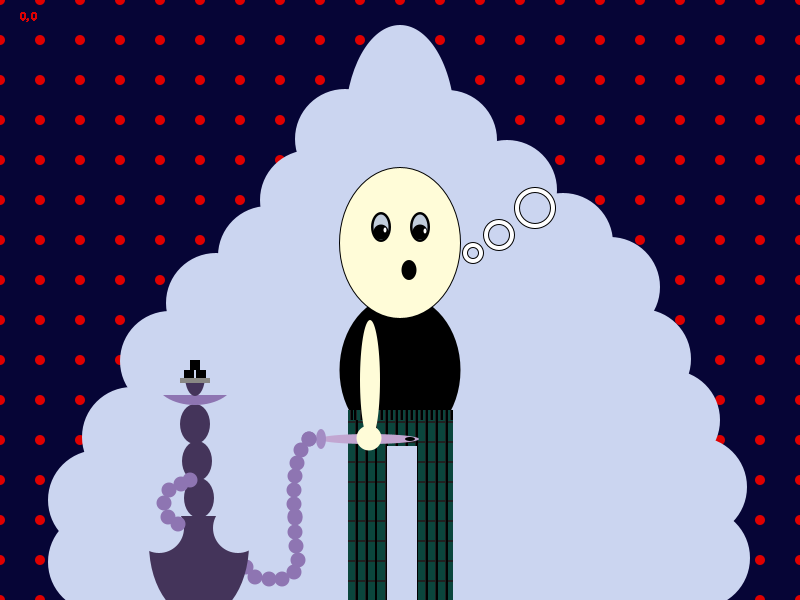
Frame 1 (no input)
Frame 60 (the mouse pressed at the canvas centre just before this capture): identical to frame 1, image omitted
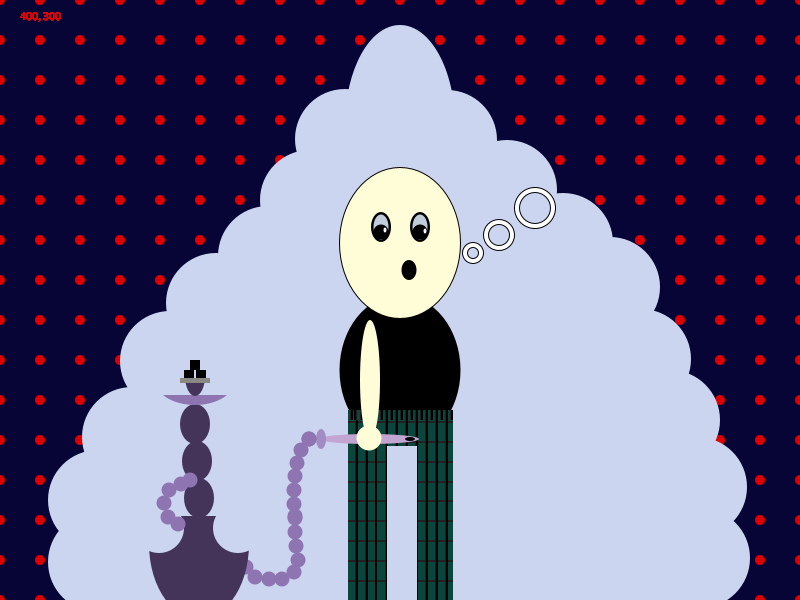
Frame 120 (the mouse held since frame 60 and released just before this capture)

The Processing sketch that drew these frames (run headless with seeded random() and noise(); from frame 60 on, the mouse is pressed at the canvas centre):

// Processing sketch: processing_182690
// ── processing_182690.pde

void setup() {
  size (800,600);
  noStroke();
}
  
void draw() {
  background(6,5,54);
    
  fill(222,0,0);
for (int i = 0 ; i < 101 ; i++) {
  for (int j = 0 ; j < 101 ; j++) {
    ellipse(40*i, 40*j, 10, 10) ;
  text(mouseX + ", " + mouseY, 20, 20);
  }
  
}
fill(203,213,240);
ellipse(345,139,100,100);
ellipse(447,140,100,100);
ellipse(331,200,100,100);
ellipse(310,200,100,100);
ellipse(466,201,100,100);
ellipse(480,201,100,100);
ellipse(349,258,100,100);
ellipse(268,256,100,100);
ellipse(216,303,100,100);
ellipse(170,361,100,100);
ellipse(132,437,100,100);
ellipse(98,500,100,100);
ellipse(98,562,100,100);
ellipse(302,320,100,100);
ellipse(353,353,100,100);
ellipse(247,376,100,100);
ellipse(309,397,100,100);
ellipse(203,443,100,100);
ellipse(272,452,100,100);
ellipse(178,518,100,100);
ellipse(246,519,100,100);
ellipse(173,578,100,100);
ellipse(342,456,100,100);
ellipse(313,519,100,100);
ellipse(263,582,100,100);
ellipse(348,573,100,100);
ellipse(531,237,100,100);
ellipse(588,296,100,100);
ellipse(641,359,100,100);
ellipse(670,420,100,100);
ellipse(697,487,100,100);
ellipse(700,558,100,100);
ellipse(473,336,300,300);
ellipse(545,530,300,300);
ellipse(400,581,100,100);
ellipse(507,190,100,100);
ellipse(563,243,100,100);
ellipse(610,287,100,100);
ellipse(400,125,110,200);
ellipse(400,500,100,100);

fill(0);
ellipse(400,370,121,150);

fill(0);
ellipse(400,243,122,152);

fill(255,252,216);
ellipse(400,243,120,150);

fill(11,70,61);
rect(348,410,40,200);
rect(413,410,40,200);
rect(360,410,90,50);

fill(33,33,33);
rect(348,421,105,2);
rect(348,441,105,2);
rect(348,461,105,2);
rect(348,481,105,2);
rect(348,500,105,2);
rect(348,520,105,2);
rect(348,540,105,2);
rect(348,560,105,2);
rect(348,580,105,2);
rect(350,410,2,10);
rect(355,410,2,10);
rect(360,410,2,10);
rect(365,410,2,10);
rect(370,410,2,10);
rect(375,410,2,10);
rect(380,410,2,10);
rect(385,410,2,10);
rect(390,410,2,10);
rect(395,410,2,10);
rect(400,410,2,10);
rect(405,410,2,10);
rect(410,410,2,10);
rect(415,410,2,10);
rect(420,410,2,10);
rect(425,410,2,10);
rect(430,410,2,10);
rect(435,410,2,10);
rect(440,410,2,10);
rect(445,410,2,10);
rect(450,410,2,10);
rect(355,420,2,200);
rect(365,420,2,200);
rect(375,420,2,200);
rect(385,420,2,200);
rect(395,420,2,200);
rect(405,420,2,200);
rect(415,420,2,200);
rect(425,420,2,200);
rect(435,420,2,200);
rect(445,420,2,200);

fill(0);
rect(351,410,2,10);
rect(354,410,2,10);
rect(361,410,2,10);
rect(366,410,2,10);
rect(371,410,2,10);
rect(374,410,2,10);
rect(381,410,2,10);
rect(386,410,2,10);
rect(391,410,2,10);
rect(396,410,2,10);
rect(401,410,2,10);
rect(406,410,2,10);
rect(411,410,2,10);
rect(416,410,2,10);
rect(421,410,2,10);
rect(426,410,2,10);
rect(431,410,2,10);
rect(436,410,2,10);
rect(441,410,2,10);
rect(446,410,2,10);
rect(451,410,2,10);
rect(356,420,2,200);
rect(366,420,2,200);
rect(375,420,2,200);
rect(386,420,2,200);
rect(396,420,2,200);
rect(406,420,2,200);
rect(416,420,2,200);
rect(426,420,2,200);
rect(436,420,2,200);
rect(446,420,2,200);

fill(203,213,240);
rect(387,446,30,300);

fill(0);
ellipse(381,227,20,30);
ellipse(420,227,20,30);

fill(193,204,219);
ellipse(381,227,15,25);
ellipse(420,227,15,25);

fill(0);
ellipse(381,232,15,15);
ellipse(420,232,15,15);

fill(#FFFFFF);
ellipse(385,230,3,5);
ellipse(425,231,3,5);

fill(0);
ellipse(409,270,15,20);

fill(0);
ellipse(473,253,22,22);
ellipse(499,235,32,32);
ellipse(535,208,42,42);

fill(#FFFFFF);
ellipse(473,253,20,20);
ellipse(499,235,30,30);
ellipse(535,208,40,40);

fill(0);
ellipse(499,235,22,22);
ellipse(535,208,32,32);
ellipse(473,253,12,12);

fill(203,213,240);
ellipse(499,235,20,20);
ellipse(535,208,30,30);
ellipse(473,253,10,10);

fill(194,166,209);
ellipse(369,439,100,10);

fill(163,140,196);
ellipse(321,439,10,20);

fill(142,117,178);
ellipse(309,439,15,15);
ellipse(301,450,15,15);
ellipse(297,463,15,15);
ellipse(295,476,15,15);
ellipse(309,439,15,15);
ellipse(294,490,15,15);
ellipse(294,504,15,15);
ellipse(295,532,15,15);
ellipse(296,546,15,15);
ellipse(298,560,15,15);
ellipse(295,516,15,15);
ellipse(295,518,15,15);
ellipse(294,572,15,15);
ellipse(282,579,15,15);
ellipse(269,579,15,15);
ellipse(255,577,15,15);
ellipse(246,567,15,15);

fill(68,52,90);
ellipse(199,544,100,150);

fill(0);
ellipse(410,439,10,4);

fill(255,252,216);
ellipse(370,380,20,120);
ellipse(369,438,25,25);

fill(203,213,240);
ellipse(159,528,50,50);
ellipse(238,528,50,50);
rect(157,466,100,50);

fill(68,52,90);
ellipse(199,498,30,40);
ellipse(197,461,30,40);
ellipse(195,424,30,40);

fill(142,117,178);
ellipse(178,524,15,15);
ellipse(168,517,15,15);
ellipse(164,503,15,15);
ellipse(169,490,15,15);
ellipse(181,484,15,15);
ellipse(190,480,15,15);
ellipse(195,380,80,50);

fill(203,213,240);
rect(140,355,100,40);

fill(68,52,90);
ellipse(195,376,20,40);

fill(203,213,240);
rect(185,340,20,40);

fill(0);
rect(196,370,10,10);
rect(184,370,10,10);
rect(190,360,10,10);

fill(137,136,132);
rect(180,378,30,5);
}
